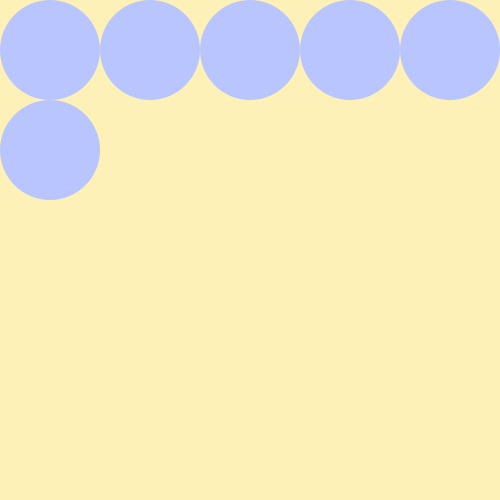
Frame 1 (no input)
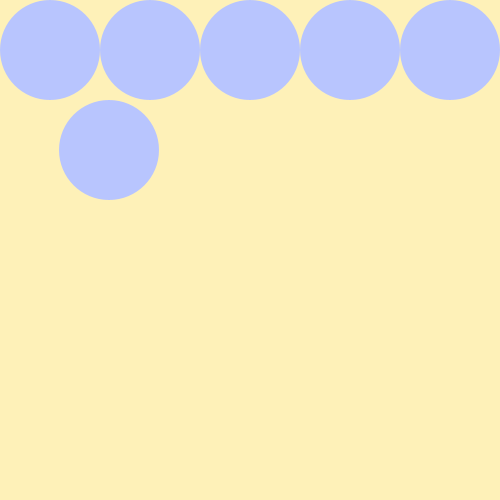
Frame 60 (the mouse pressed at the canvas centre just before this capture)
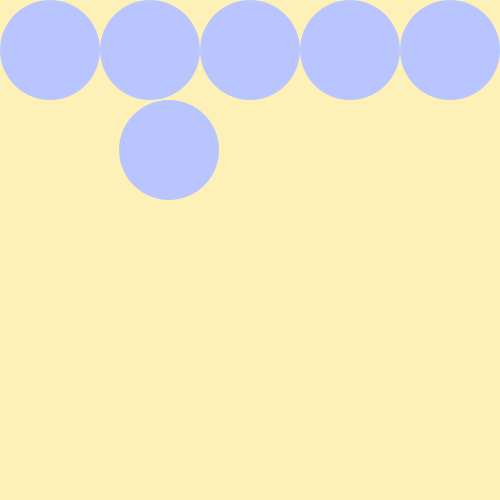
Frame 120 (the mouse held since frame 60 and released just before this capture)

The Processing sketch that drew these frames (run headless with seeded random() and noise(); from frame 60 on, the mouse is pressed at the canvas centre):

// Processing sketch: w08_circles
// ── w08_circles.pde

int movingX, movingY, radius, n;

void circleRow(int startX, int endX, int y, int d) {
  while (startX < endX) {
    fill(#B8C5FE);
    circle(startX, y, d/2);
    startX = startX + d/2;
  }
}

void setup() {
  size(500, 500);
  background(#FEF1B8);
  noStroke();
  movingX = 50;
  movingY = 150;
  radius = 100;
  n = 1;
}

void draw() {
  background(#FEF1B8);
  circleRow(50, width, 50, 200);
  fill(#B8C5FE);
  circle(movingX, movingY, radius);
  movingX++;
  if ((movingX > (width - 50)) && (movingY > (height - 100))) {
    movingX = 50;
    movingY = 150;
  }
  if (movingX > (width - 50)) {
    n++;
    movingX = 50;
    movingY = 50 + (100 * n);
  }
}
